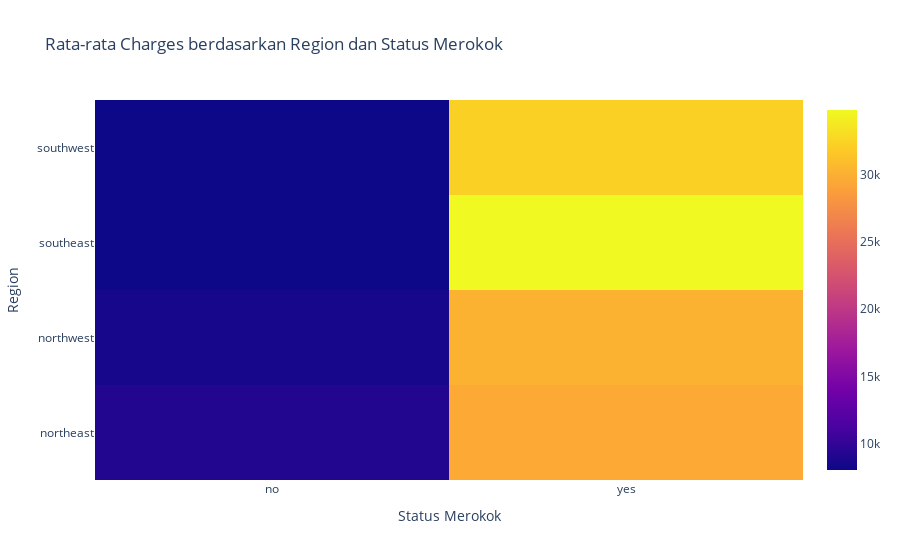

This figure's notebook cell:
### Markdown cell above
### __7. Rata-rata charges untuk setiap kombinasi region dan smoker (Heatmap)__

### Code cell
# 7. Rata-rata charges untuk setiap kombinasi region dan smoker (Heatmap)
heatmap_data = df.groupby(['region', 'smoker'])['charges'].mean().unstack()
fig7 = go.Figure(data=go.Heatmap(
    z=heatmap_data.values,
    x=heatmap_data.columns,
    y=heatmap_data.index,
    colorscale='Plasma'
))
fig7.update_layout(
    title='Rata-rata Charges berdasarkan Region dan Status Merokok',
    xaxis_title='Status Merokok',
    yaxis_title='Region',
)
fig7.show()

### Figure 1 — Plotly figure (JSON) as saved in the notebook; plotly's stock layout.template omitted (floating-point values rounded to 4 significant figures)
{"data": [{"colorscale": [[0, "#0d0887"], [0.1111, "#46039f"], [0.2222, "#7201a8"], [0.3333, "#9c179e"], [0.4444, "#bd3786"], [0.5556, "#d8576b"], [0.6667, "#ed7953"], [0.7778, "#fb9f3a"], [0.8889, "#fdca26"], [1, "#f0f921"]], "type": "heatmap", "x": ["no", "yes"], "y": ["northeast", "northwest", "southeast", "southwest"], "z": [[9166.0, 29670.0], [8556.0, 30190.0], [8032.0, 34840.0], [8019.0, 32270.0]]}], "layout": {"title": {"text": "Rata-rata Charges berdasarkan Region dan Status Merokok"}, "xaxis": {"title": {"text": "Status Merokok"}}, "yaxis": {"title": {"text": "Region"}}}}
